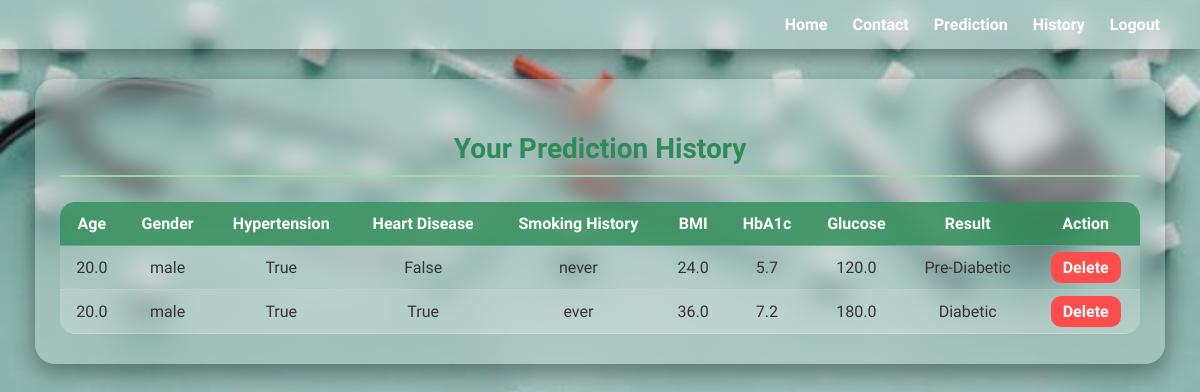
The page /history/ (signed in) on the database as committed earlier.
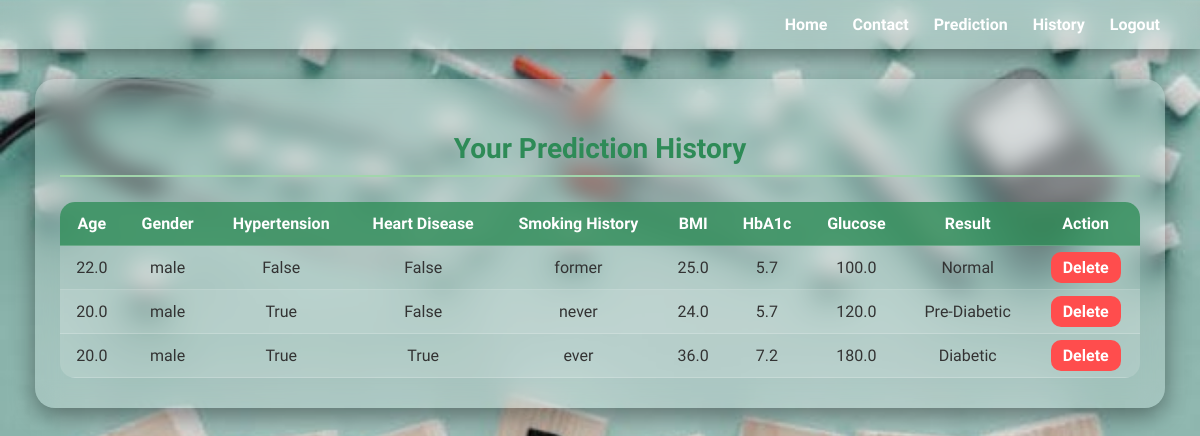
The same page on the database as committed later.
### diabetes_predictor/models.py (models this page shows)
class DiabetesHistory(models.Model):
    user = models.ForeignKey(User, on_delete=models.CASCADE)
    age = models.FloatField()
    gender = models.CharField(max_length=10)
    hypertension = models.BooleanField()
    heart_disease = models.BooleanField()
    smoking_history = models.CharField(max_length=20)
    bmi = models.FloatField()
    hba1c_level = models.FloatField()
    blood_glucose_level = models.FloatField()
    result = models.CharField(max_length=10)
    medicine = models.TextField(default="")
    created_at = models.DateTimeField(auto_now_add=True)

### diabetes_predictor/views.py (the view)
# urls.py: path('history/', views.history, name='history'),
@login_required(login_url='login')
def history(request):
    records = DiabetesHistory.objects.filter(user=request.user).order_by('-created_at')
    return render(request, 'diabetes_predictor/history.html', {'records': records})

### diabetes_predictor/templates/diabetes_predictor/history.html (shortened to what this page needs)
{% load static %}
<!DOCTYPE html>
<html lang="en">
<head>
    <link rel="stylesheet" href="{% static 'diabetes_predictor/css/history.css' %}" />
</head>
<body>
    <nav class="navbar">
        <ul>
            <li><a href="{% url 'home' %}">Home</a></li>
            <li><a href="{% url 'contact' %}">Contact</a></li>
            <li><a href="{% url 'predict' %}">Prediction</a></li>
            <li><a href="{% url 'history' %}">History</a></li>
            <li><a href="{% url 'logout' %}" onclick="return confirmLogout();">
                    Logout
                </a></li>
        </ul>
    </nav>
    <div class="container">
        <div class="history-box">
            <h2>Your Prediction History</h2>
            {% if records %}
            <div class="table-container">
                <table>
                    <thead>
                        <tr>
                            <th>Age</th>
                            <th>Gender</th>
                            <th>Hypertension</th>
                            <th>Heart Disease</th>
                            <th>Smoking History</th>
                            <th>BMI</th>
                            <th>HbA1c</th>
                            <th>Glucose</th>
                            <th>Result</th>
                            <th>Action</th>
                        </tr>
                    </thead>
                    <tbody>
                        {% for record in records %}
                        <tr>
                            <td>{{ record.age }}</td>
                            <td>{{ record.gender }}</td>
                            <td>{{ record.hypertension }}</td>
                            <td>{{ record.heart_disease }}</td>
                            <td>{{ record.smoking_history }}</td>
                            <td>{{ record.bmi }}</td>
                            <td>{{ record.hba1c_level }}</td>
                            <td>{{ record.blood_glucose_level }}</td>
                            <td>{{ record.result }}</td>
                            <td>
                                <a href="{% url 'delete_record' record.id %}" class="btn-delete"
                                    onclick="return confirm('Are you sure?');">Delete</a>
                            </td>
                        </tr>
                        {% endfor %}
                    </tbody>
                </table>
            </div>
            {% else %}
            <p style="text-align:center; margin-top:20px;">No prediction records found.</p>
            {% endif %}
        </div>
    </div>
</body>
</html>

### diabetes_predictor/static/diabetes_predictor/css/history.css (style rules this page uses)
body { margin: 0; font-family: 'Quicksand', sans-serif; background: url("../img/bg1.jpg") no-repeat center center fixed; background-size: cover; color: #fff; }
nav { background: rgba(255,255,255,0.15); backdrop-filter: blur(10px); padding: 15px 40px; display: flex; justify-content: flex-end; align-items: center; box-shadow: 0 8px 20px rgba(0,0,0,0.4); }
nav ul { list-style: none; display: flex; margin: 0; padding: 0; }
nav ul li { margin-left: 25px; }
nav ul li a { text-decoration: none; color: #fff; font-weight: 600; transition: color 0.3s; }
.history-box { background: rgba(255, 255, 255, 0.2); backdrop-filter: blur(12px); padding: 30px 25px; border-radius: 20px; width: 90%; max-width: 1200px; margin: 30px auto; box-shadow: 0 8px 25px rgba(0,0,0,0.4); display: flex; flex-direction: column; align-items: center; }
.history-box h2 { margin-bottom: 25px; font-size: 28px; color: #2E8B57; border-bottom: 2px solid #A2D5AB; padding-bottom: 10px; width: 100%; text-align: center; }
.table-container { width: 100%; overflow-x: auto; }
table { width: 100%; border-collapse: collapse; font-size: 16px; background: rgba(255,255,255,0.15); border-radius: 15px; overflow: hidden; }
th, td { padding: 12px; text-align: center; border-bottom: 1px solid rgba(255,255,255,0.2); color: #333; }
th { background: rgba(46,139,87,0.8); color: #fff; font-weight: 600; }
tr:nth-child(even) { background: rgba(255,255,255,0.1); }
.btn-delete { background: #ff4d4d; color: white; padding: 6px 12px; border-radius: 10px; font-weight: bold; text-decoration: none; transition: 0.3s; }

Rows that differ between the two databases and show on the page:
added DiabetesHistory: age "22.0", gender "male", hypertension "False", heart_disease "False", smoking_history "former", bmi "25.0", hba1c_level "5.7", blood_glucose_level "100.0", result "Normal"
